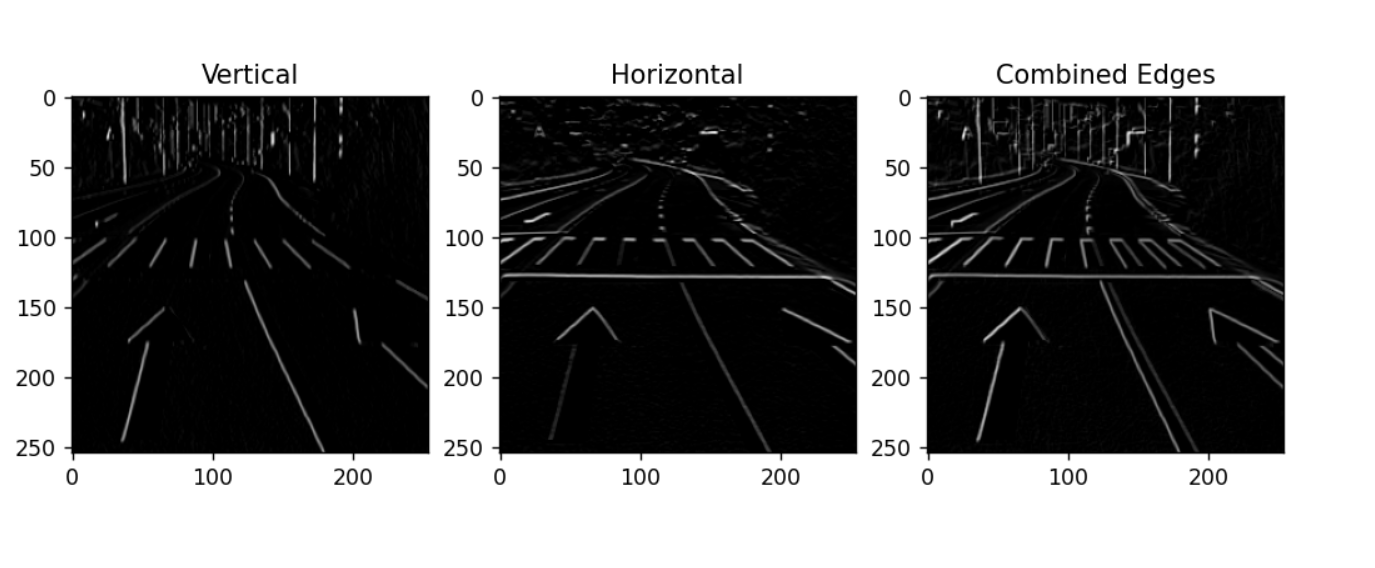
#> input picture image.png, 1375 x 568 px, given in place of image.jpg, which was not available
$ python code.py
#> lines starting #> are read from the running program, lines starting #| are printed output that depends on the picture; pictures that were not available may be replaced by others from this repository, and a replacement may not be noted
from PIL import Image
import numpy as np
import matplotlib.pyplot as plt


img = Image.open("image.jpg").convert("L")
img = img.resize((256, 256))
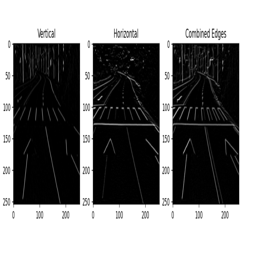
#> img: PIL image 256x256 L; min 0, max 255, mean 130.7
img_array = np.array(img)

def convolution(image, kernel):
    h, w = image.shape
#> h = 256; w = 256
    kh, kw = kernel.shape

    output = np.zeros((h - kh + 1, w - kw + 1))

    for i in range(h - kh + 1):
        for j in range(w - kw + 1):
            region = image[i:i+kh, j:j+kw]
            output[i, j] = np.sum(region * kernel)
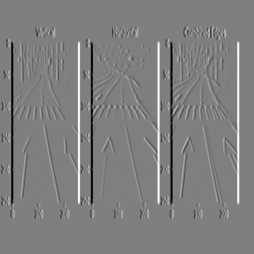
#> output: shape (254, 254) float64; min -765, max 765, mean 0; drawn with min black and max white

    return output


vertical_filter = np.array([
    [-1, 0, 1],
    [-1, 0, 1],
    [-1, 0, 1]
])


horizontal_filter = np.array([
    [-1, -1, -1],
    [ 0,  0,  0],
    [ 1,  1,  1]
])


vertical_edges = convolution(img_array, vertical_filter)
horizontal_edges = convolution(img_array, horizontal_filter)
#> after the loop in convolution (call 2), `for i in range(h - kh + 1):`:
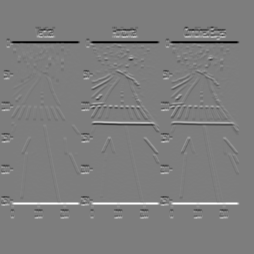
#> output: shape (254, 254) float64; min -747, max 765, mean 0; drawn with min black and max white


vertical_edges = np.maximum(0, vertical_edges)
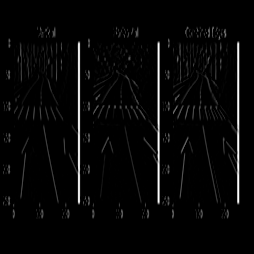
#> vertical_edges: shape (254, 254) float64; min 0, max 765, mean 20.5; drawn with min black and max white
horizontal_edges = np.maximum(0, horizontal_edges)
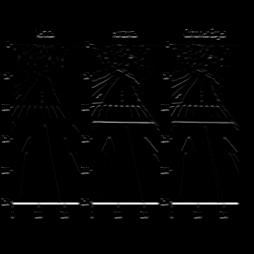
#> horizontal_edges: shape (254, 254) float64; min 0, max 765, mean 12.1; drawn with min black and max white


combined = vertical_edges + horizontal_edges
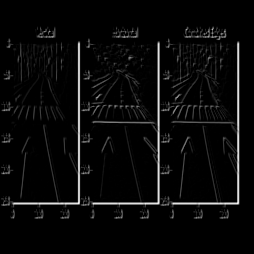
#> combined: shape (254, 254) float64; min 0, max 862, mean 32.6; drawn with min black and max white


plt.figure(figsize=(12, 5))

plt.subplot(1, 3, 1)
plt.imshow(vertical_edges, cmap='gray')
plt.title("Vertical")
plt.axis("off")

plt.subplot(1, 3, 2)
plt.imshow(horizontal_edges, cmap='gray')
plt.title("Horizontal")
plt.axis("off")

plt.subplot(1, 3, 3)
plt.imshow(combined, cmap='gray')
plt.title("Combined Edges")
plt.axis("off")

plt.show()
